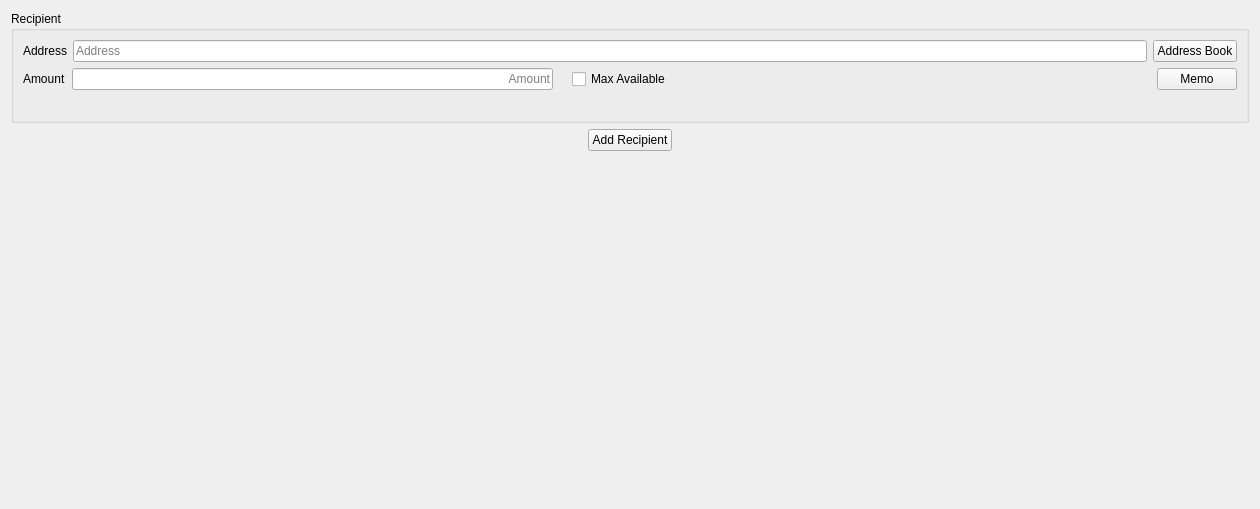
             <widget class="QWidget" name="sendToWidgets">
              <property name="geometry">
               <rect>
                <x>0</x>
                <y>0</y>
                <width>1260</width>
                <height>509</height>
               </rect>
              </property>
              <layout class="QVBoxLayout" name="sendToLayout">
               <item>
                <widget class="QGroupBox" name="verticalGroupBox">
                 <property name="title">
                  <string>Recipient</string>
                 </property>
                 <layout class="QVBoxLayout" name="sendAddressLayout">
                  <item>
                   <layout class="QHBoxLayout" name="horizontalLayout_12">
                    <item>
                     <widget class="QLabel" name="label_4">
                      <property name="text">
                       <string>Address</string>
                      </property>
                     </widget>
                    </item>
                    <item>
                     <widget class="QLineEdit" name="Address1">
                      <property name="placeholderText">
                       <string>Address</string>
                      </property>
                     </widget>
                    </item>
                    <item>
                     <widget class="QPushButton" name="AddressBook1">
                      <property name="text">
                       <string>Address Book</string>
                      </property>
                     </widget>
                    </item>
                   </layout>
                  </item>
                  <item>
                   <layout class="QHBoxLayout" name="horizontalLayout_13">
                    <item>
                     <widget class="QLabel" name="label_6">
                      <property name="text">
                       <string>Amount</string>
                      </property>
                     </widget>
                    </item>
                    <item>
                     <widget class="QLineEdit" name="Amount1">
                      <property name="baseSize">
                       <size>
                        <width>200</width>
                        <height>0</height>
                       </size>
                      </property>
                      <property name="alignment">
                       <set>Qt::AlignRight|Qt::AlignTrailing|Qt::AlignVCenter</set>
                      </property>
                      <property name="placeholderText">
                       <string>Amount</string>
                      </property>
                     </widget>
                    </item>
                    <item>
                     <widget class="QLabel" name="AmtUSD1">
                      <property name="text">
                       <string/>
                      </property>
                     </widget>
                    </item>
                    <item>
                     <widget class="QCheckBox" name="Max1">
                      <property name="text">
                       <string>Max Available</string>
                      </property>
                     </widget>
                    </item>
                    <item>
                     <spacer name="horizontalSpacer_4">
                      <property name="orientation">
                       <enum>Qt::Horizontal</enum>
                      </property>
                      <property name="sizeHint" stdset="0">
                       <size>
                        <width>40</width>
                        <height>20</height>
                       </size>
                      </property>
                     </spacer>
                    </item>
                    <item>
                     <widget class="QPushButton" name="MemoBtn1">
                      <property name="enabled">
                       <bool>true</bool>
                      </property>
                      <property name="toolTip">
                       <string/>
                      </property>
                      <property name="text">
                       <string>Memo</string>
                      </property>
                     </widget>
                    </item>
                   </layout>
                  </item>
                  <item>
                   <widget class="QLabel" name="MemoTxt1">
                    <property name="font">
                     <font>
                      <pointsize>10</pointsize>
                     </font>
                    </property>
                    <property name="text">
                     <string/>
                    </property>
                    <property name="wordWrap">
                     <bool>true</bool>
                    </property>
                   </widget>
                  </item>
                 </layout>
                </widget>
               </item>
               <item>
                <layout class="QHBoxLayout" name="horizontalLayout_7">
                 <item>
                  <spacer name="horizontalSpacer_2">
                   <property name="orientation">
                    <enum>Qt::Horizontal</enum>
                   </property>
                   <property name="sizeHint" stdset="0">
                    <size>
                     <width>40</width>
                     <height>20</height>
                    </size>
                   </property>
                  </spacer>
                 </item>
                 <item>
                  <widget class="QPushButton" name="addAddressButton">
                   <property name="baseSize">
                    <size>
                     <width>200</width>
                     <height>0</height>
                    </size>
                   </property>
                   <property name="text">
                    <string>Add Recipient</string>
                   </property>
                  </widget>
                 </item>
                 <item>
                  <spacer name="horizontalSpacer_3">
                   <property name="orientation">
                    <enum>Qt::Horizontal</enum>
                   </property>
                   <property name="sizeHint" stdset="0">
                    <size>
                     <width>40</width>
                     <height>20</height>
                    </size>
                   </property>
                  </spacer>
                 </item>
                </layout>
               </item>
               <item>
                <spacer name="verticalSpacer_2">
                 <property name="orientation">
                  <enum>Qt::Vertical</enum>
                 </property>
                 <property name="sizeHint" stdset="0">
                  <size>
                   <width>20</width>
                   <height>40</height>
                  </size>
                 </property>
                </spacer>
               </item>
              </layout>
             </widget>
